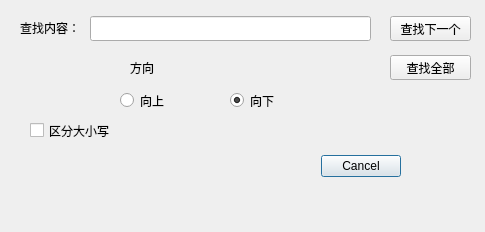
<?xml version="1.0" encoding="UTF-8"?>
<ui version="4.0">
 <class>SearchDialogClass</class>
 <widget class="QDialog" name="Dialog">
  <property name="geometry">
   <rect>
    <x>0</x>
    <y>0</y>
    <width>485</width>
    <height>232</height>
   </rect>
  </property>
  <property name="windowTitle">
   <string>查找</string>
  </property>
  <widget class="QLabel" name="label">
   <property name="geometry">
    <rect>
     <x>20</x>
     <y>20</y>
     <width>71</width>
     <height>16</height>
    </rect>
   </property>
   <property name="text">
    <string>查找内容：</string>
   </property>
  </widget>
  <widget class="QLineEdit" name="lineEdit">
   <property name="geometry">
    <rect>
     <x>90</x>
     <y>16</y>
     <width>281</width>
     <height>25</height>
    </rect>
   </property>
  </widget>
  <widget class="QDialogButtonBox" name="buttonBox">
   <property name="geometry">
    <rect>
     <x>60</x>
     <y>150</y>
     <width>341</width>
     <height>32</height>
    </rect>
   </property>
   <property name="orientation">
    <enum>Qt::Orientation::Horizontal</enum>
   </property>
   <property name="standardButtons">
    <set>QDialogButtonBox::StandardButton::Cancel</set>
   </property>
  </widget>
  <widget class="QLabel" name="label_3">
   <property name="geometry">
    <rect>
     <x>130</x>
     <y>60</y>
     <width>54</width>
     <height>16</height>
    </rect>
   </property>
   <property name="text">
    <string>方向</string>
   </property>
  </widget>
  <widget class="QCheckBox" name="checkBox">
   <property name="geometry">
    <rect>
     <x>30</x>
     <y>120</y>
     <width>111</width>
     <height>21</height>
    </rect>
   </property>
   <property name="text">
    <string>区分大小写</string>
   </property>
  </widget>
  <widget class="QRadioButton" name="radioButton">
   <property name="geometry">
    <rect>
     <x>120</x>
     <y>90</y>
     <width>96</width>
     <height>21</height>
    </rect>
   </property>
   <property name="text">
    <string>向上</string>
   </property>
  </widget>
  <widget class="QRadioButton" name="radioButton_2">
   <property name="geometry">
    <rect>
     <x>230</x>
     <y>90</y>
     <width>96</width>
     <height>21</height>
    </rect>
   </property>
   <property name="text">
    <string>向下</string>
   </property>
   <property name="checked">
    <bool>true</bool>
   </property>
  </widget>
  <widget class="QPushButton" name="pushButton">
   <property name="geometry">
    <rect>
     <x>390</x>
     <y>16</y>
     <width>81</width>
     <height>25</height>
    </rect>
   </property>
   <property name="text">
    <string>查找下一个</string>
   </property>
  </widget>
  <widget class="QPushButton" name="pushButtonFindAll">
   <property name="geometry">
    <rect>
     <x>390</x>
     <y>55</y>
     <width>81</width>
     <height>25</height>
    </rect>
   </property>
   <property name="text">
    <string>查找全部</string>
   </property>
  </widget>
 </widget>
 <resources/>
 <connections>
  <connection>
   <sender>buttonBox</sender>
   <signal>rejected()</signal>
   <receiver>Dialog</receiver>
   <slot>reject()</slot>
   <hints>
    <hint type="sourcelabel">
     <x>316</x>
     <y>260</y>
    </hint>
    <hint type="destinationlabel">
     <x>286</x>
     <y>274</y>
    </hint>
   </hints>
  </connection>
 </connections>
</ui>
